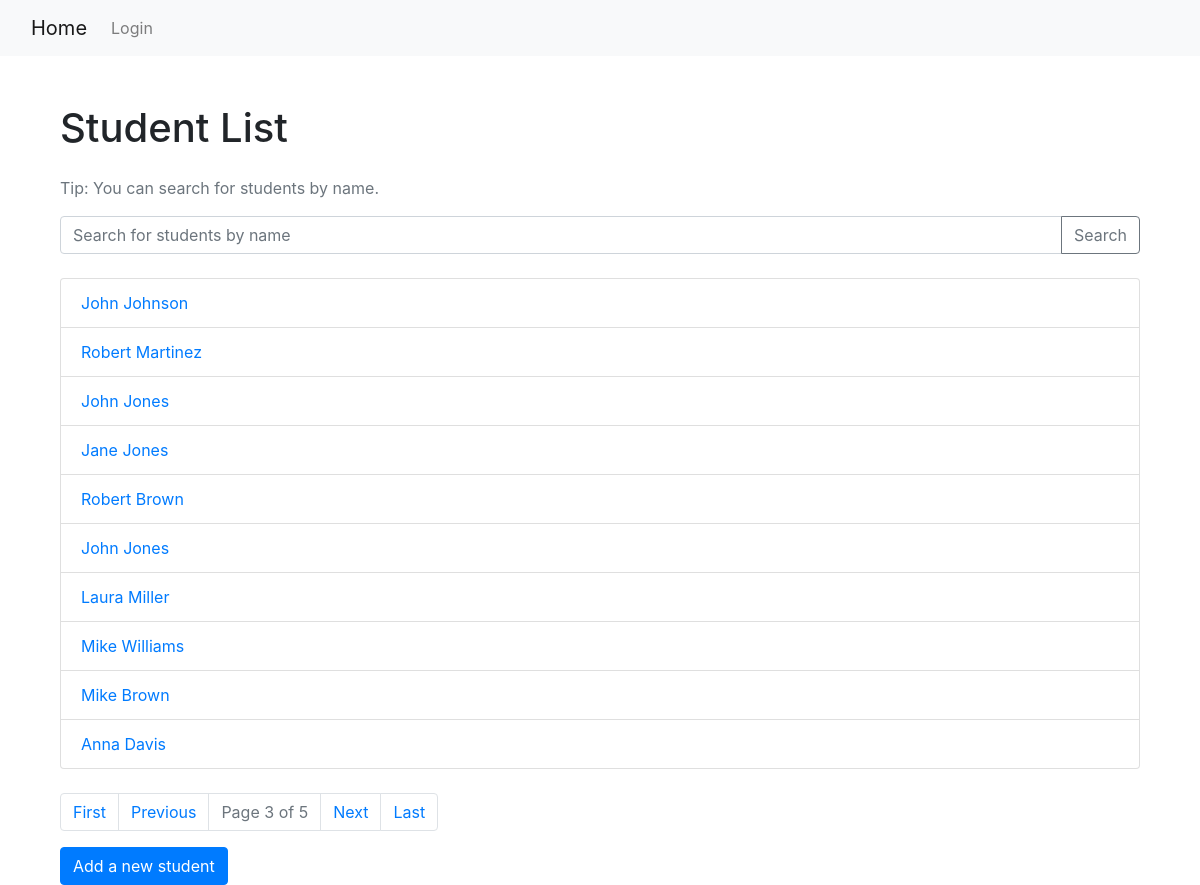
/?page=3, run on the app's committed database.
### students/models.py (models this page shows, shortened)
class Student(models.Model):
    first_name = models.CharField(max_length=30)
    last_name = models.CharField(max_length=30)
    email = models.EmailField()
    date_of_birth = models.DateField()
    enrollment_date = models.DateField()
    grade = models.IntegerField()

### students/views.py (the view)
# urls.py: path('', views.student_list, name='student_list'),  # List all students
def student_list(request):
    query = request.GET.get('q')  # Get the search query from the URL (if any)
    if query:
        students = Student.objects.filter(
            first_name__icontains=query
        ) | Student.objects.filter(
            last_name__icontains=query
        )
    else:
        students = Student.objects.all()  # Get all students if no search query
    paginator = Paginator(students, 10)  # 10 students per page
    page_number = request.GET.get('page')  # Get the current page number
    page_obj = paginator.get_page(page_number)  # Get the appropriate page of students
    return render(request, 'students/student_list.html', {'page_obj': page_obj, 'students': page_obj})

### students/templates/students/student_list.html (shortened to what this page needs)
{% extends 'base.html' %}
{% block content %}
    <div class="container mt-5">
        <h1 class="mb-4">Student List</h1>
        <p class="text-muted">Tip: You can search for students by name.</p>
        <form method="GET" action="{% url 'student_list' %}" class="mb-4">
            <div class="input-group">
                <input type="text" name="q" class="form-control" placeholder="Search for students by name" value="{{ request.GET.q }}">
                <div class="input-group-append">
                    <button class="btn btn-outline-secondary" type="submit">Search</button>
                </div>
            </div>
        </form>
        <ul class="list-group mb-4">
            {% if students %}
                {% for student in students %}
                    <li class="list-group-item">
                        <a href="{% url 'student_detail' student.pk %}">{{ student.first_name }} {{ student.last_name }}</a>
                    </li>
                {% endfor %}
            {% else %}
                <li class="list-group-item">No students found matching.</li>
            {% endif %}
        </ul>
        <nav aria-label="Page navigation">
            <ul class="pagination">
                {% if page_obj.has_previous %}
                    <li class="page-item">
                        <a class="page-link" href="?page=1{% if request.GET.q %}&q={{ request.GET.q }}{% endif %}">First</a>
                    </li>
                    <li class="page-item">
                        <a class="page-link" href="?page={{ page_obj.previous_page_number }}{% if request.GET.q %}&q={{ request.GET.q }}{% endif %}">Previous</a>
                    </li>
                {% endif %}
                <li class="page-item disabled">
                    <a class="page-link">Page {{ page_obj.number }} of {{ page_obj.paginator.num_pages }}</a>
                </li>
                {% if page_obj.has_next %}
                    <li class="page-item">
                        <a class="page-link" href="?page={{ page_obj.next_page_number }}{% if request.GET.q %}&q={{ request.GET.q }}{% endif %}">Next</a>
                    </li>
                    <li class="page-item">
                        <a class="page-link" href="?page={{ page_obj.paginator.num_pages }}{% if request.GET.q %}&q={{ request.GET.q }}{% endif %}">Last</a>
                    </li>
                {% endif %}
            </ul>
        </nav>
        <a href="{% url 'student_create' %}" class="btn btn-primary">Add a new student</a>
    </div>
{% endblock %}

### data on the page
Student: first_name "John", last_name "Johnson"
Student: first_name "Robert", last_name "Martinez"
Student: first_name "John", last_name "Jones"
Student: first_name "Jane", last_name "Jones"
Student: first_name "Robert", last_name "Brown"
Student: first_name "John", last_name "Jones"
Student: first_name "Laura", last_name "Miller"
Student: first_name "Mike", last_name "Williams"
Student: first_name "Mike", last_name "Brown"
Student: first_name "Anna", last_name "Davis"

### other printed values
{{ page_obj.number }} "3"
{{ page_obj.paginator.num_pages }} "5"
